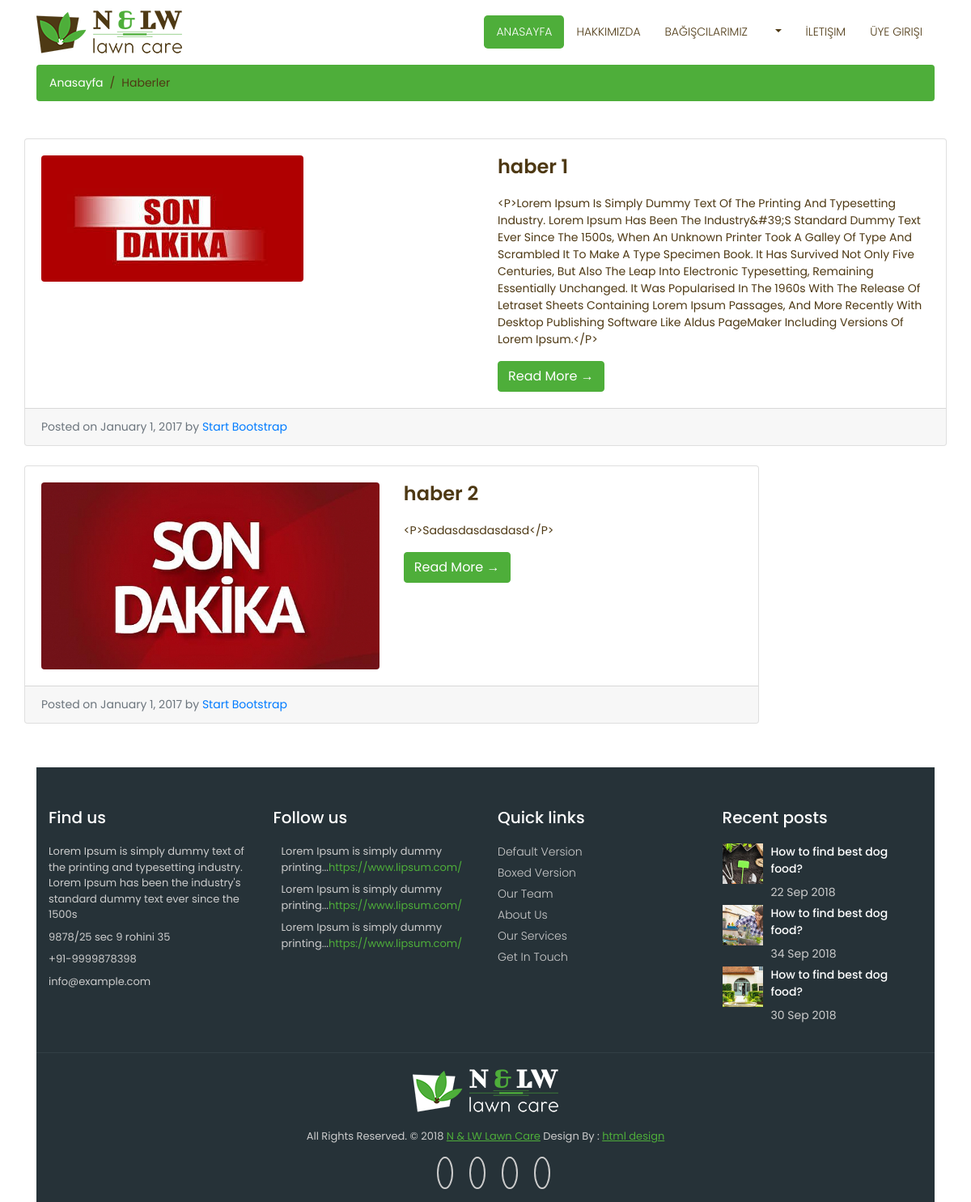
The page /category/6/haberler/ on the database as committed earlier.
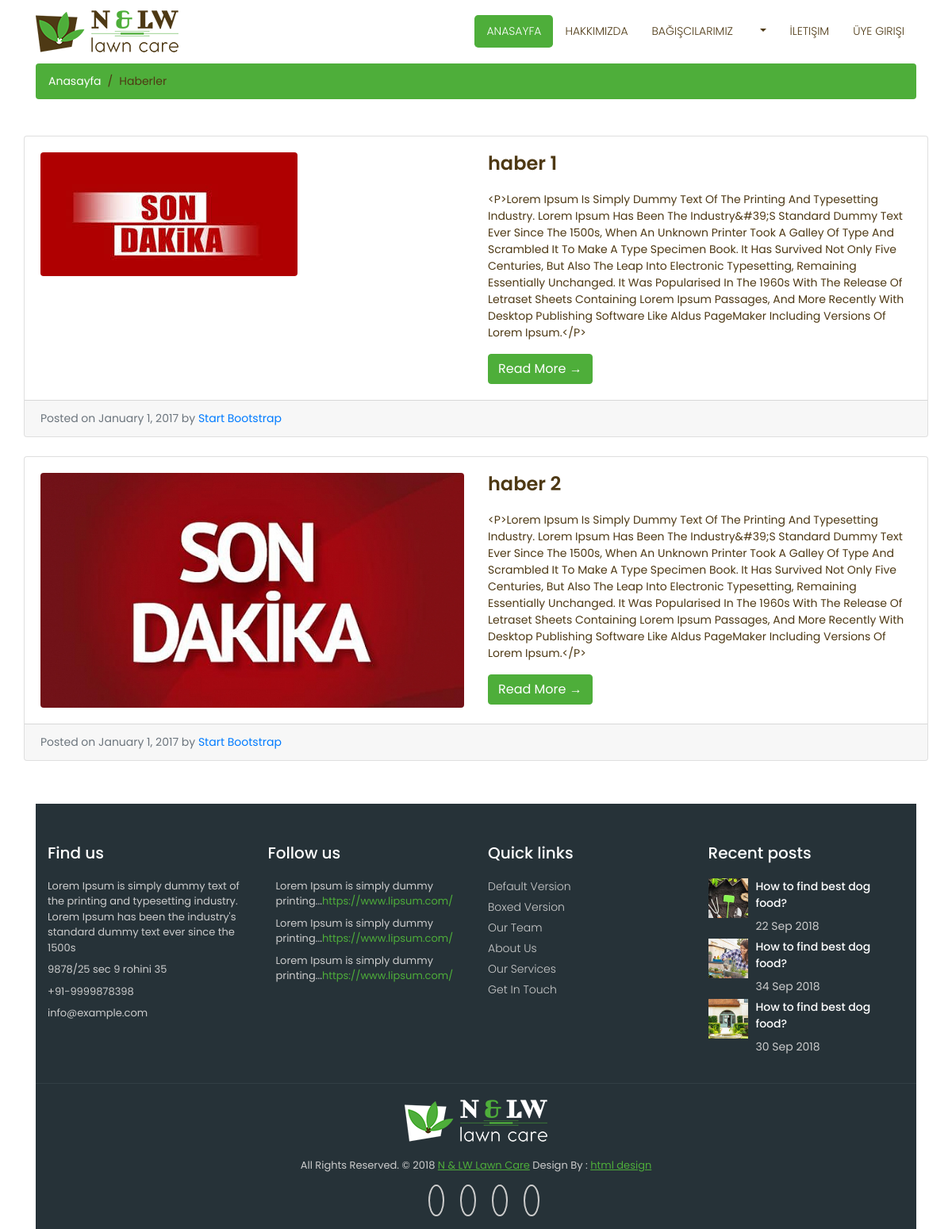
The same page on the database as committed later.
### content/models.py (models this page shows, shortened)
class Category(MPTTModel):
    STATUS = (
        ('True', 'Evet'),
        ('False', 'Hayır'),
    )
    title = models.CharField(max_length=30)
    description = models.CharField(max_length=255)
    keywords = models.CharField(max_length=255)
    image = models.ImageField(blank=True,upload_to='images/')
    status = models.CharField(max_length=10, choices=STATUS)
    slug = models.SlugField()
    parent = TreeForeignKey('self',blank=True, null=True, related_name='children', on_delete=models.CASCADE)
    create_at = models.DateTimeField(auto_now_add=True)
    update_at = models.DateTimeField(auto_now=True)
    class MPTTMeta:
        order_insertion_by = ['title']

class Product(models.Model):
    STATUS = (
        ('True', 'Evet'),
        ('False', 'Hayır'),
    )
    category = models.ForeignKey(Category, on_delete=models.CASCADE)
    title = models.CharField(max_length=150)
    keywords = models.CharField(max_length=255)
    description = models.CharField(max_length=255)
    image = models.ImageField(blank=True, upload_to='images/')
    detail = RichTextUploadingField()
    slug = models.SlugField()
    status = models.CharField(max_length=10, choices=STATUS)
    create_at = models.DateTimeField(auto_now_add=True)
    update_at = models.DateTimeField(auto_now=True)

### home/views.py (the view)
# urls.py: path('category/<int:id>/<slug:slug>/', views.category_products, name='category_products'),
def category_products(request,id,slug):
    category = Category.objects.all()
    categorydata = Category.objects.get(pk=id)
    products = Product.objects.filter(category_id=id)
    context = {'products': products,'category': category, 'slug': slug, 'categorydata': categorydata}
    return render(request, 'productss.html',context)

### home/templates/productss.html (shortened to what this page needs)
{% extends "Homebase.html" %}
{% block body %}
    <div class="container">
		<div class="breadcrumb-main">
			<ol class="breadcrumb">
				<li class="breadcrumb-item">
					<a href="/">Anasayfa</a>
				</li>
				<li class="breadcrumb-item active">{{ categorydata.title }}</li>
			</ol>
		</div>
		<div class="about-main">
			<div class="row">
                {% for rs in products %}
			<div class="card mb-4">
				<div class="card-body">
				  <div class="row">
					<div class="col-lg-6">
					  <a href="#">
						<img class="img-fluid rounded" src="{{ rs.image.url }}" alt="" />
					  </a>
					</div>
					<div class="col-lg-6">
					  <h2 class="card-title">{{ rs.title}}</h2>
					  <p class="card-text">{{ rs.detail }}</p>
					  <a href="#" class="btn btn-primary">Read More &rarr;</a>
					</div>
				  </div>
				</div>
				<div class="card-footer text-muted">
				  Posted on January 1, 2017 by
				  <a href="#">Start Bootstrap</a>
				</div>
			</div>
                {% endfor %}
			</div>
		</div>
{% endblock %}

### home/templates/Homebase.html (shortened to what this page needs)
<!DOCTYPE html>
<html lang="en">
<head>
    {% load static %}
	<link href="{% static 'vendor/bootstrap/css/bootstrap.min.css' %}" rel="stylesheet">
	<link href="{% static 'css/style.css' %}" rel="stylesheet">
</head>
    {% include 'navigation.html' %}
    {% block body %}  {% endblock %}
    {% include 'footer.html' %}
<body>
</body>
</html>

### home/templates/navigation.html (shortened to what this page needs)
{% load static %}
<nav class="navbar fixed-top navbar-expand-lg navbar-dark bg-light top-nav fixed-top">
    <div class="container">
        <a class="navbar-brand" href="/">
            <img src="{% static '/images/logo.png' %}" alt="logo"/>
        </a>
        <div class="collapse navbar-collapse" id="navbarResponsive">
            <ul class="navbar-nav ml-auto">
                <li class="nav-item">
                    <a class="nav-link active" href="/">Anasayfa</a>
                </li>
                <li class="nav-item">
                    <a class="nav-link" href="/hakkimizda">Hakkımızda</a>
                </li>
                <li class="nav-item">
                    <a class="nav-link" href="/bagiscilar">Bağışcılarımız</a>
                </li>
                {% load mptt_tags %}
                {% recursetree category %}
                    <li class="nav-item dropdown">
                        <a class="nav-link dropdown-toggle"  id="navbarDropdownPortfolio"} data-toggle="dropdown" aria-haspopup="true"  aria-expanded="true" href="/category/{{ node.id }}/{{ node.slug }}">{{ node.title }} </a>
                    </li>
                {% endrecursetree %}
                <li class="nav-item">
                    <a class="nav-link" href="/iletisim">İletişim</a>
                </li>
                <li class="nav-item">
                    <a class="nav-link" href="/üye">Üye girişi</a>
                </li>
            </ul>
        </div>
    </div>
</nav>

### home/templates/footer.html (shortened to what this page needs)
{% load static %}
    <footer class="footer">
        <div class="container bottom_border">
            <div class="row">
               <div class="col-lg-3 col-md-6 col-sm-6 col">
					<h5 class="headin5_amrc col_white_amrc pt2">Find us</h5>
					<p class="mb10">Lorem Ipsum is simply dummy text of the printing and typesetting industry. Lorem Ipsum has been the industry's standard dummy text ever since the 1500s</p>
					<p> 9878/25 sec 9 rohini 35 </p>
					<p> +91-9999878398 </p>
					<p> info@example.com </p>
               </div>
               <div class="col-lg-3 col-md-6 col-sm-6 col">
					<h5 class="headin5_amrc col_white_amrc pt2">Follow us</h5>
					<ul class="footer_ul2_amrc">
						<li>
							<p>Lorem Ipsum is simply dummy printing...<a href="#">https://www.lipsum.com/</a></p>
						</li>
						<li>
							<p>Lorem Ipsum is simply dummy printing...<a href="#">https://www.lipsum.com/</a></p>
						</li>
						<li>
							<p>Lorem Ipsum is simply dummy printing...<a href="#">https://www.lipsum.com/</a></p>
						</li>
					</ul>
				</div>
				<div class="col-lg-3 col-md-6 col-sm-6">
					<h5 class="headin5_amrc col_white_amrc pt2">Quick links</h5>
					<ul class="footer_ul_amrc">
						<li><a href="#">Default Version</a></li>
						<li><a href="#">Boxed Version</a></li>
						<li><a href="#">Our Team </a></li>
						<li><a href="#">About Us</a></li>
						<li><a href="#">Our Services</a></li>
						<li><a href="#">Get In Touch</a></li>
					</ul>
				</div>
				<div class="col-lg-3 col-md-6 col-sm-6 ">
					<h5 class="headin5_amrc col_white_amrc pt2">Recent posts</h5>
					<ul class="footer_ul_amrc">
						<li class="media">
							<div class="media-left">
								<img class="img-fluid" src="{% static 'images/post-img-01.jpg' %}" alt="" />
							</div>
							<div class="media-body">
								<p>How to find best dog food?</p>
								<span>22 Sep 2018</span>
							</div>
						</li>
						<li class="media">
							<div class="media-left">
								<img class="img-fluid" src="{% static 'images/post-img-02.jpg' %}" alt="" />
							</div>
							<div class="media-body">
								<p>How to find best dog food?</p>
								<span>34 Sep 2018</span>
							</div>
						</li>
						<li class="media">
							<div class="media-left">
								<img class="img-fluid" src="{% static 'images/post-img-03.jpg' %}" alt="" />
							</div>
							<div class="media-body">
								<p>How to find best dog food?</p>
								<span>30 Sep 2018</span>
							</div>
						</li>
					</ul>
				</div>
			</div>
		</div>
        <div class="container">
            <div class="footer-logo">
				<a href="#"><img src="{% static 'images/footer-logo.png' %}" alt="" /></a>
			</div>
            <p class="copyright text-center">All Rights Reserved. &copy; 2018 <a href="#">N & LW Lawn Care</a> Design By :
				<a href="https://html.design/">html design</a>
            </p>
            <ul class="social_footer_ul">
				<li><a href="#"></a></li>
				<li><a href="#"></a></li>
				<li><a href="#"></a></li>
				<li><a href="#"></a></li>
            </ul>
        </div>
    </footer>

### home/static/css/style.css (style rules this page uses)
body { padding-top: 54px; font-family: 'Poppins', sans-serif; font-size: 14px; color: #4e3914; }
@media (min-width: 992px) { body { padding-top: 80px; } }
a.btn-primary { background-color: #4eae3a; border-color: #4eae3a; }
.top-nav { background-color: #ffffff !important; }
.navbar-expand-lg.top-nav .navbar-nav .nav-link { padding: 10px 15px; color: #4e3914; font-size: 14px; font-weight: 300; text-transform: uppercase; }
.navbar-expand-lg.top-nav .navbar-nav .nav-link.active { background: #4eae3a; color: #ffffff; border-radius: 4.8px; }
.about-main { padding: 30px 0px; }
.about-main h2 { font-size: 24px; font-weight: 600; margin-bottom: 20px; }
.about-main p { font-size: 14px; text-transform: capitalize; }
.footer { width:100%; background-color:#263238; min-height:250px; padding:10px 0px 25px 0px; }
.pt2 { padding-top:40px ; margin-bottom:20px ; color: #ffffff; font-weight: 500; }
footer p { font-size:13px; color:#CCC; padding-bottom:0px; margin-bottom:8px; }
.mb10 { padding-bottom:0px ; }
.footer_ul_amrc { margin:0px ; list-style-type:none ; font-size:14px; padding:0px 0px 10px 0px ; }
.footer_ul_amrc li { padding:0px 0px 5px 0px; }
.footer_ul_amrc li a { color:#cccccc; font-size: 14px; font-weight: 300; }
.footer_ul_amrc li .media-left { margin-right: 10px; }
.footer_ul_amrc li .media-left img { max-width: 50px; }
.footer_ul_amrc li .media-body p { font-size: 14px; font-weight: 500; color: #ffffff; }
.footer_ul_amrc li .media-body span { color: #cccccc; font-size: 14px; font-weight: 400; }
.footer_ul2_amrc { margin:0px; list-style-type:none; padding:0px; }
.footer_ul2_amrc li p { display:table; }
.footer_ul2_amrc li a { color: #4eae3a; }
.bottom_border { border-bottom:1px solid #323f45; padding-bottom:20px; }
.footer-logo { padding: 20px 0px; text-align: center; }
.copyright a { color: #4eae3a; text-decoration: underline; }
.social_footer_ul { display:table; margin:15px auto 0 auto; list-style-type:none; padding: 0; }
.social_footer_ul li { padding-left:20px; padding-top:10px; float:left; }
.social_footer_ul li a { color:#CCC; border:2px solid #CCC; padding:8px; border-radius:50%; }
.breadcrumb-main .breadcrumb { background: #4eae3a; }
.breadcrumb-main .breadcrumb li a { color: #ffffff; }
.breadcrumb-main .breadcrumb li { color: #4e3914; }
.breadcrumb-main .breadcrumb-item + .breadcrumb-item::before { color: #4e3914; }

Rows that differ between the two databases and show on the page:
changed Product "haber 2": detail "<p>sadasdasdasdasd</P>" → "<p>Lorem Ipsum Is Simply Dummy Text Of The Printing And Typesetting Industry. Lorem Ipsum Has Been The Industry&#39;s Standard Dummy Text Ever Since The 1500s, When An Unknown Printer Took A Galley Of Type And Scrambled It To Make A Type Specimen Book. It Has Survived Not Only Five Centuries, But Also The Leap Into Electronic Typesetting, Remaining Essentially Unchanged. It Was Popularised In The 1960s With The Release Of Letraset Sheets Containing Lorem Ipsum Passages, And More Recently With Desktop Publishing Software Like Aldus PageMaker Including Versions Of Lorem Ipsum.</P>"
